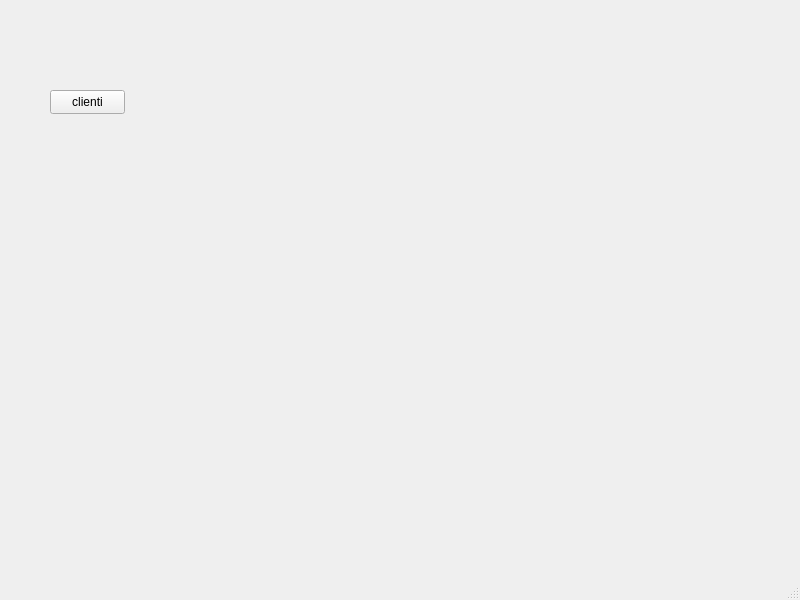
<?xml version="1.0" encoding="UTF-8"?>
<ui version="4.0">
 <class>MainWindow</class>
 <widget class="QMainWindow" name="MainWindow">
  <property name="geometry">
   <rect>
    <x>0</x>
    <y>0</y>
    <width>800</width>
    <height>600</height>
   </rect>
  </property>
  <property name="windowTitle">
   <string>MainWindow</string>
  </property>
  <widget class="QWidget" name="centralwidget">
   <widget class="QPushButton" name="pushButton">
    <property name="geometry">
     <rect>
      <x>50</x>
      <y>90</y>
      <width>75</width>
      <height>24</height>
     </rect>
    </property>
    <property name="text">
     <string>clienti</string>
    </property>
   </widget>
  </widget>
  <widget class="QMenuBar" name="menubar">
   <property name="geometry">
    <rect>
     <x>0</x>
     <y>0</y>
     <width>800</width>
     <height>21</height>
    </rect>
   </property>
  </widget>
  <widget class="QStatusBar" name="statusbar"/>
 </widget>
 <resources/>
 <connections>
  <connection>
   <sender>pushButton</sender>
   <signal>clicked()</signal>
   <receiver>MainWindow</receiver>
   <slot>go_lista_clienti()</slot>
   <hints>
    <hint type="sourcelabel">
     <x>99</x>
     <y>119</y>
    </hint>
    <hint type="destinationlabel">
     <x>319</x>
     <y>72</y>
    </hint>
   </hints>
  </connection>
 </connections>
 <slots>
  <slot>go_lista_clienti()</slot>
 </slots>
</ui>
